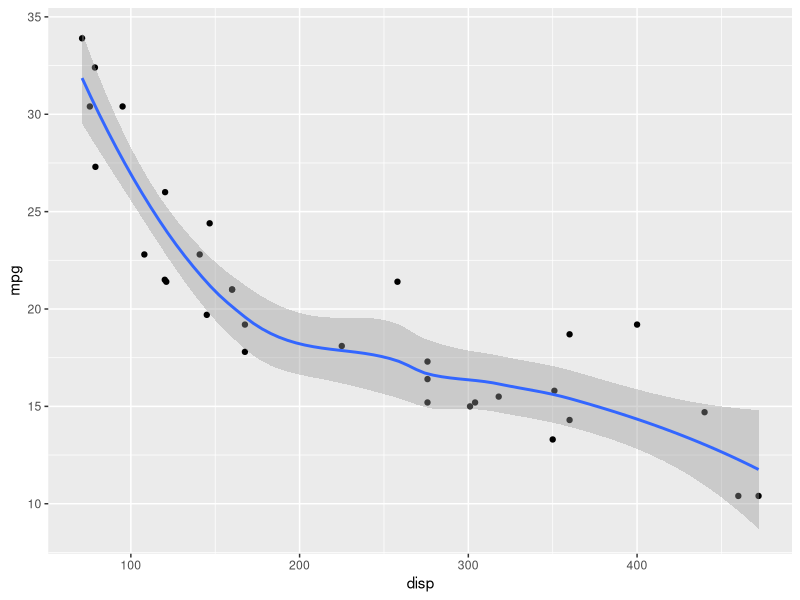
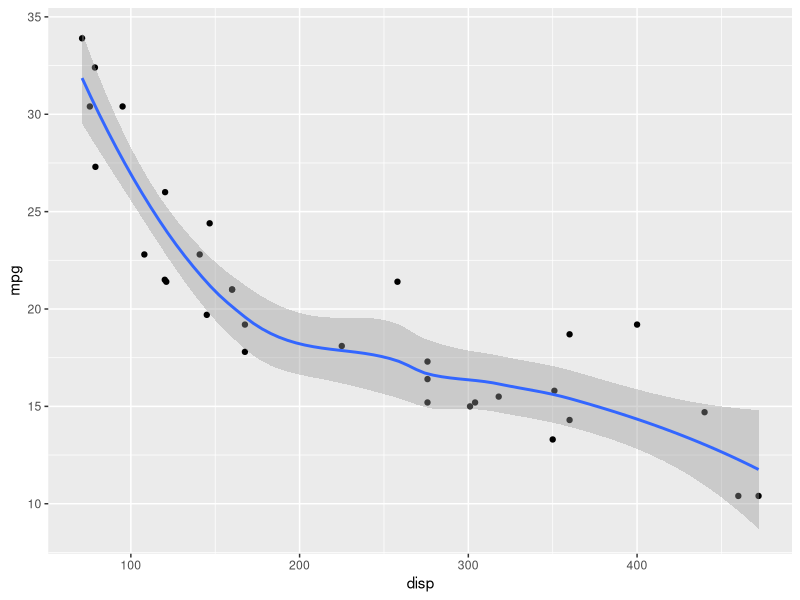
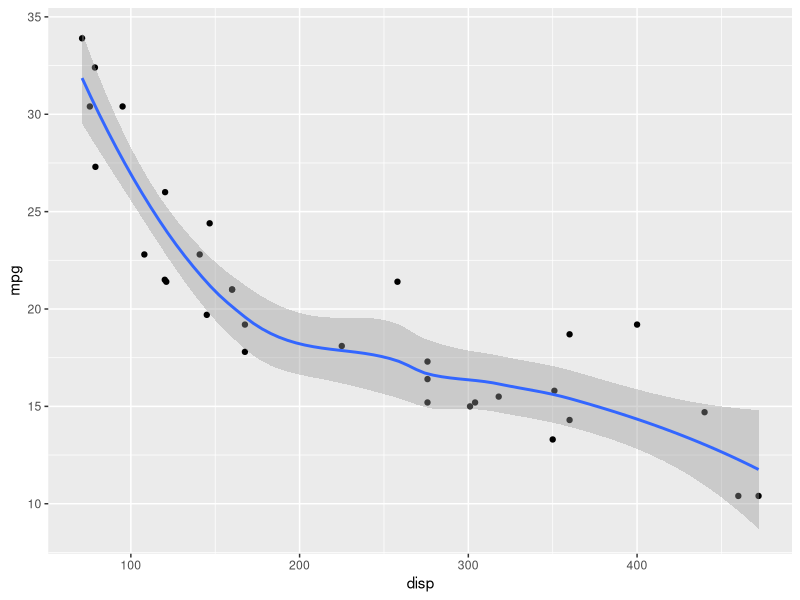
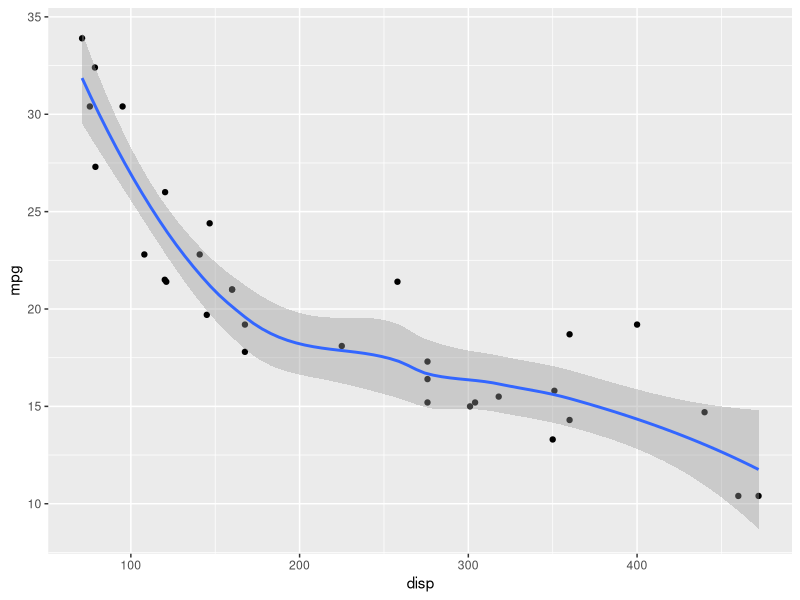
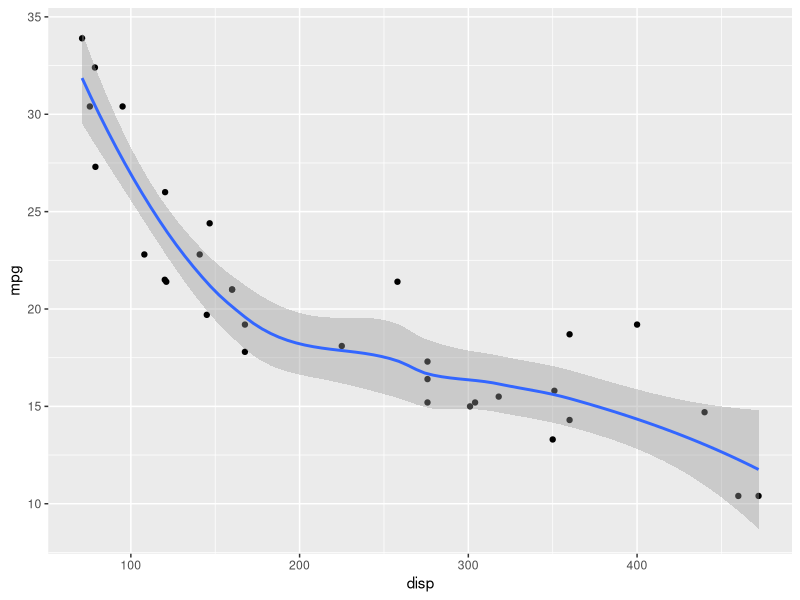
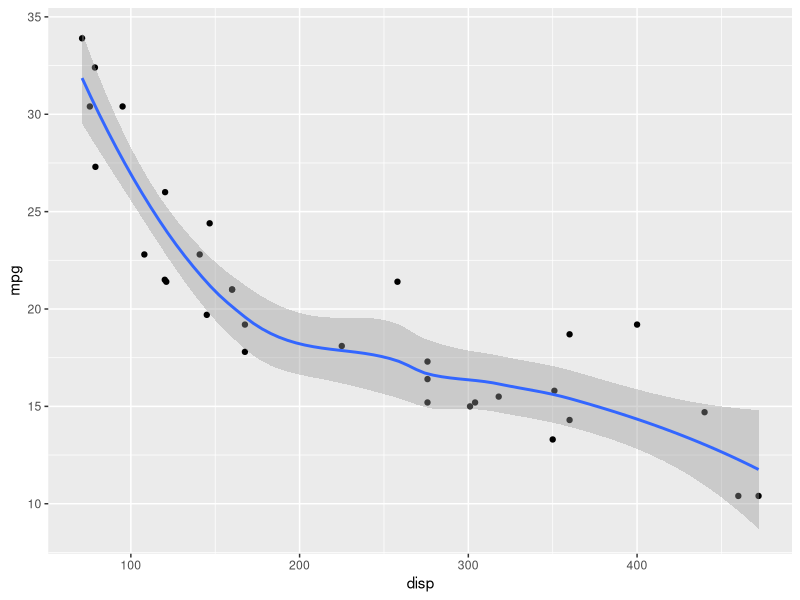
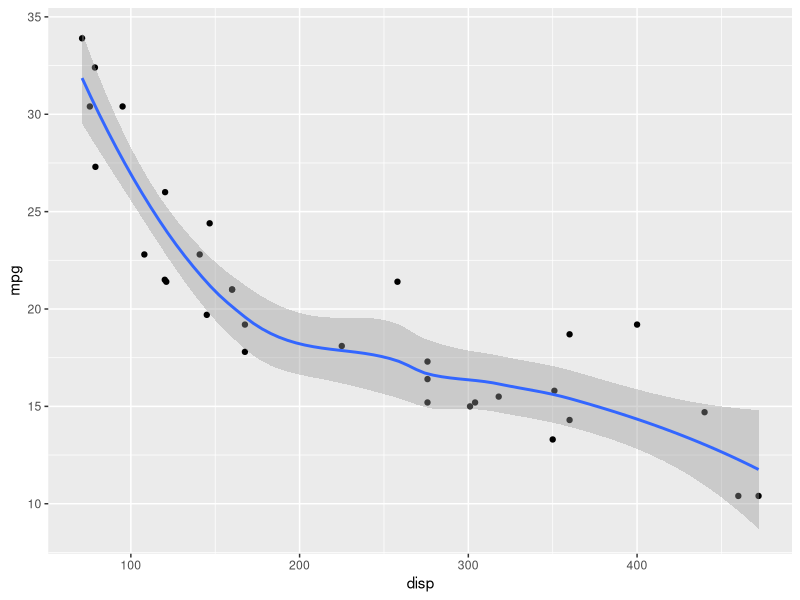

These charts were generated, in order, by the following R code:
## ---- chunk 1
#| echo: false
dplyr::glimpse(mtcars)
## ---- chunk 2
#| echo: fenced
#| output-location: column-fragment
#| code-line-numbers: "|2"

library(ggplot2)

mtcars |> 
  ggplot(aes(x = disp, y = mpg)) +
  geom_point() +
  geom_smooth(method = "loess", formula = "y~x")
## ---- chunk 3
#| echo: fenced
#| output-location: column
#| code-line-numbers: "|2"

library(ggplot2)

mtcars |> 
  ggplot(aes(x = disp, y = mpg)) +
  geom_point() +
  geom_smooth(method = "loess", formula = "y~x")
## ---- chunk 4
#| echo: fenced
#| output-location: fragment
#| code-line-numbers: "|2"

library(ggplot2)

mtcars |> 
  ggplot(aes(x = disp, y = mpg)) +
  geom_point() +
  geom_smooth(method = "loess", formula = "y~x")
## ---- chunk 5
#| echo: fenced
#| output-location: slide
#| code-line-numbers: "|2"

library(ggplot2)

mtcars |> 
  ggplot(aes(x = disp, y = mpg)) +
  geom_point() +
  geom_smooth(method = "loess", formula = "y~x")
## ---- chunk 6
#| echo: fenced
#| output-location: column
#| code-line-numbers: "3"

library(ggplot2)

mtcars |> 
  ggplot(aes(x = disp, y = mpg)) +
  geom_point() +
  geom_smooth(method = "loess", formula = "y~x")
## ---- chunk 7
#| echo: fenced
#| output-location: column
#| code-line-numbers: "|3"

library(ggplot2)

mtcars |> 
  ggplot(aes(x = disp, y = mpg)) +
  geom_point() +
  geom_smooth(method = "loess", formula = "y~x")
## ---- chunk 8
#| echo: fenced
#| output-location: column
#| code-line-numbers: "|3|5|8|10"

library(ggplot2)

mtcars |> 
  ggplot(aes(x = disp, y = mpg)) +
  geom_point() +
  geom_smooth(method = "loess", formula = "y~x")
